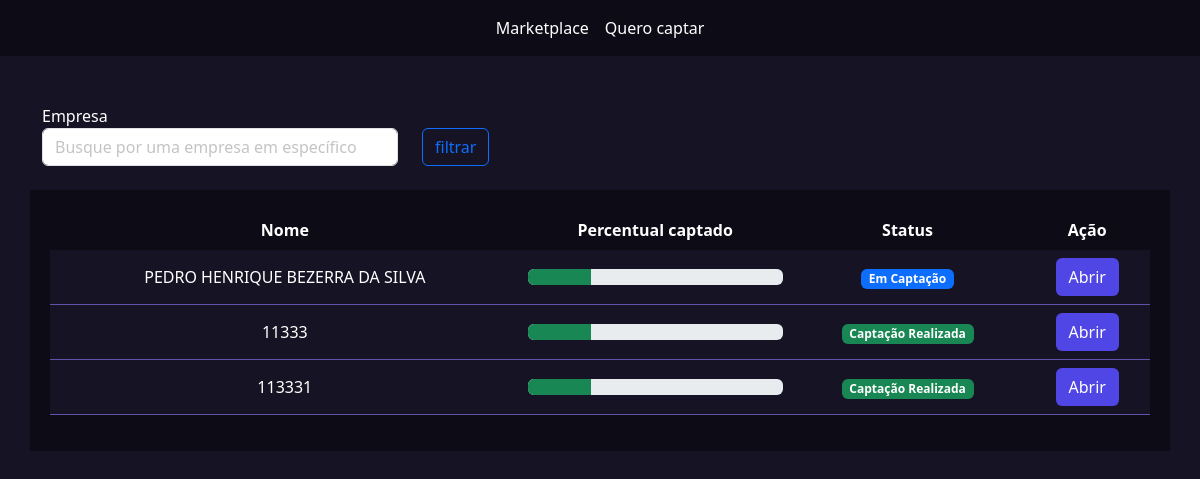
The page /empresarios/listar_empresas/ (signed in) on the database as committed earlier.
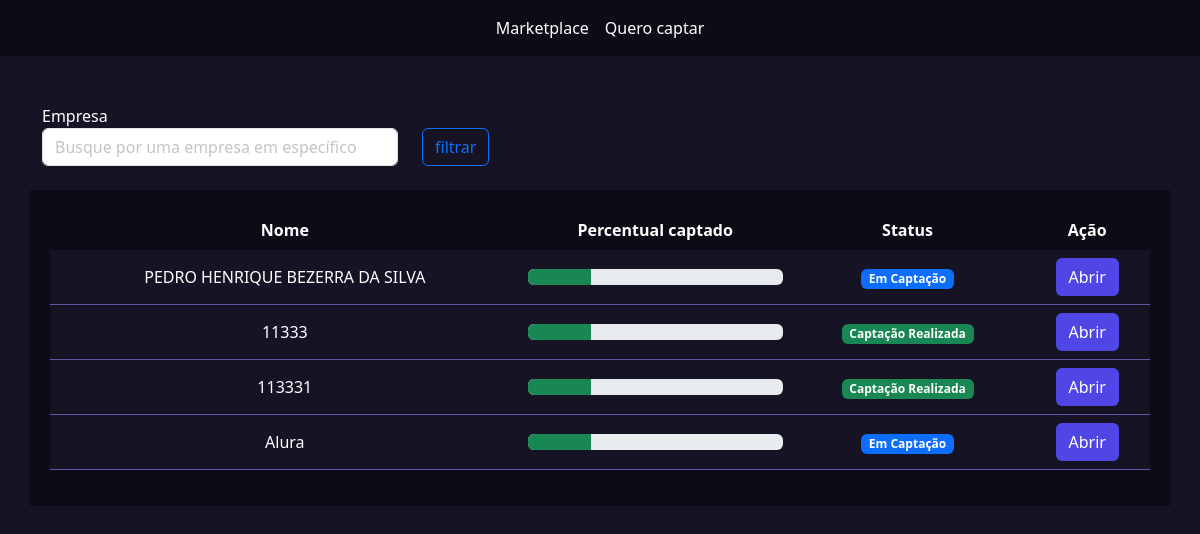
The same page on the database as committed later.
### empresarios/models.py (models this page shows, shortened)
class Empresas(models.Model):
    tempo_existencia_choices = (
        ('-6', 'Menos de 6 meses'),
        ('+6', 'Mais de 6 meses'),
        ('+1', 'Mais de 1 ano'),
        ('+5', 'Mais de 5 anos')
    )
    estagio_choices = (
        ('I', 'Tenho apenas uma idea'),
        ('MVP', 'Possuo um MVP'),
        ('MVPP', 'Possuo um MVP com clientes pagantes'),
        ('E', 'Empresa pronta para escalar'),
    )
    area_choices = (
        ('ED', 'Ed-tech'),
        ('FT', 'Fintech'),
        ('AT', 'Agrotech'),
    )
    user = models.ForeignKey(User, on_delete=models.DO_NOTHING)
    nome = models.CharField(max_length=50)
    cnpj = models.CharField(max_length=30)
    site = models.URLField()
    tempo_existencia = models.CharField(max_length=2, choices=tempo_existencia_choices, default='-6')
    descricao = models.TextField()
    data_final_captacao = models.DateField()
    percentual_equity = models.IntegerField() # Percentual esperado
    estagio = models.CharField(max_length=4, choices=estagio_choices, default='I')
    area = models.CharField(max_length=3, choices=area_choices)
    publico_alvo = models.CharField(max_length=3)
    valor = models.DecimalField(max_digits=9, decimal_places=2) # Valor total a ser vendido
    pitch = models.FileField(upload_to='pitchs')
    logo = models.FileField(upload_to='logo')
    @property
    def status(self):
        if date.today() > self.data_final_captacao:
            return mark_safe('<span class="badge text-bg-success">Captação Realizada</span>')
        else:
            return mark_safe('<span class="badge text-bg-primary">Em Captação</span>')

### empresarios/views.py (the view)
# urls.py: path('listar_empresas/', views.listar_empresas, name='listar_empresas'),
def listar_empresas(request):
    if not request.user.is_authenticated:
        return redirect('/usuarios/logar/')
    if request.method == 'GET':
        empresas = Empresas.objects.filter(user=request.user)
        return render(request, 'listar_empresas.html', context={'empresas': empresas})

### empresarios/templates/listar_empresas.html (shortened to what this page needs)
{% extends "base.html" %}
{% load static %}
{% block 'head' %}
<link rel="stylesheet" href="{% static 'empresarios/css/listar_empresas.css' %}">
<link rel="stylesheet" href="{% static 'usuarios/css/usuarios.css' %}">
{% endblock 'head' %}
{% block 'body' %}
    {% include "partials/barra_navegacao.html" %}
    <br><br>
    <div class="container">
        <div class="row">
            <div class="col-md-4">
                <form action="{% url 'listar_empresas' %}" method="GET">
                <label>Empresa</label>
                <input type="text" name="empresa" class="form-control" placeholder="Busque por uma empresa em específico">
            </div>
            <div class="col-md">
                <br>
                <input type="submit" value="filtrar" class="btn btn-outline-primary">
            </div>
        </div>
    </div>
    <br>
    <div class="container dark-color container_empresas">
        <table class="table">
            <thead >
              <tr class="cabecalho" style="background-color: transparent !important;">
                <th class="cabecalho" scope="col">Nome</th>
                <th class="cabecalho" scope="col">Percentual captado</th>
                <th class="cabecalho" scope="col">Status</th>
                <th class="cabecalho" scope="col">Ação</th>
              </tr>
            </thead>
            <tbody>
                {% for empresa in empresas %}
                    <tr class="linha">
                        <td class="linha">{{empresa.nome}}</td>
                        <td class="linha">
                            <div class="progress">
                                <div class="progress-bar bg-success" role="progressbar" style="width: 25%" aria-valuenow="25" aria-valuemin="0" aria-valuemax="100"></div>
                            </div>
                        </td>
                        <td class="linha">{{empresa.status}}</td>
                        <td class="linha"><a href="{%  url 'empresa' empresa.id %}" class="btn btn-indigo-normal">Abrir</a></td>
                    </tr>
                {% endfor %}
            </tbody>
          </table>
    </div>
{% endblock 'body' %}

Rows that differ between the two databases and show on the page:
added Empresas: nome "Alura", status "Em Captação"
